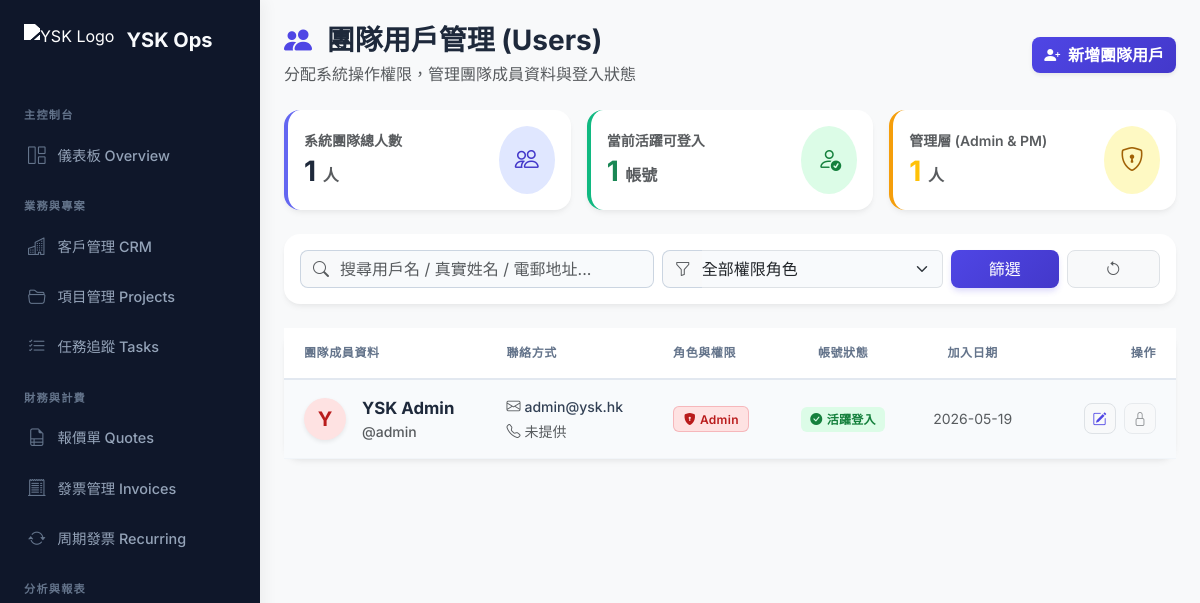
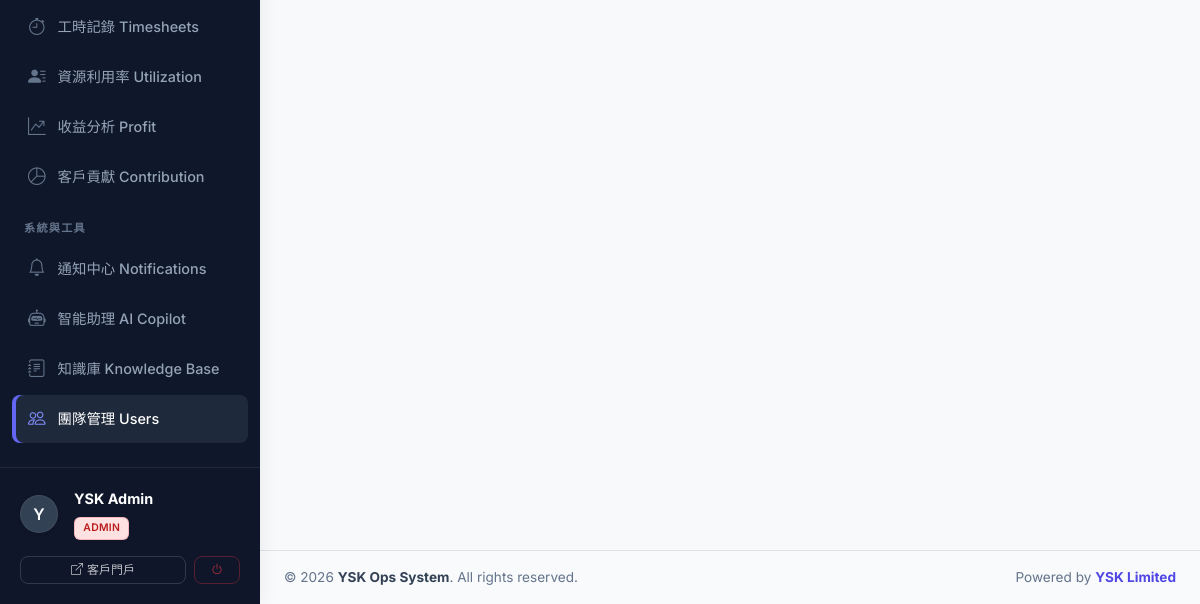
The app's page /users.php (signed in), older data (2 pictures, top to bottom).
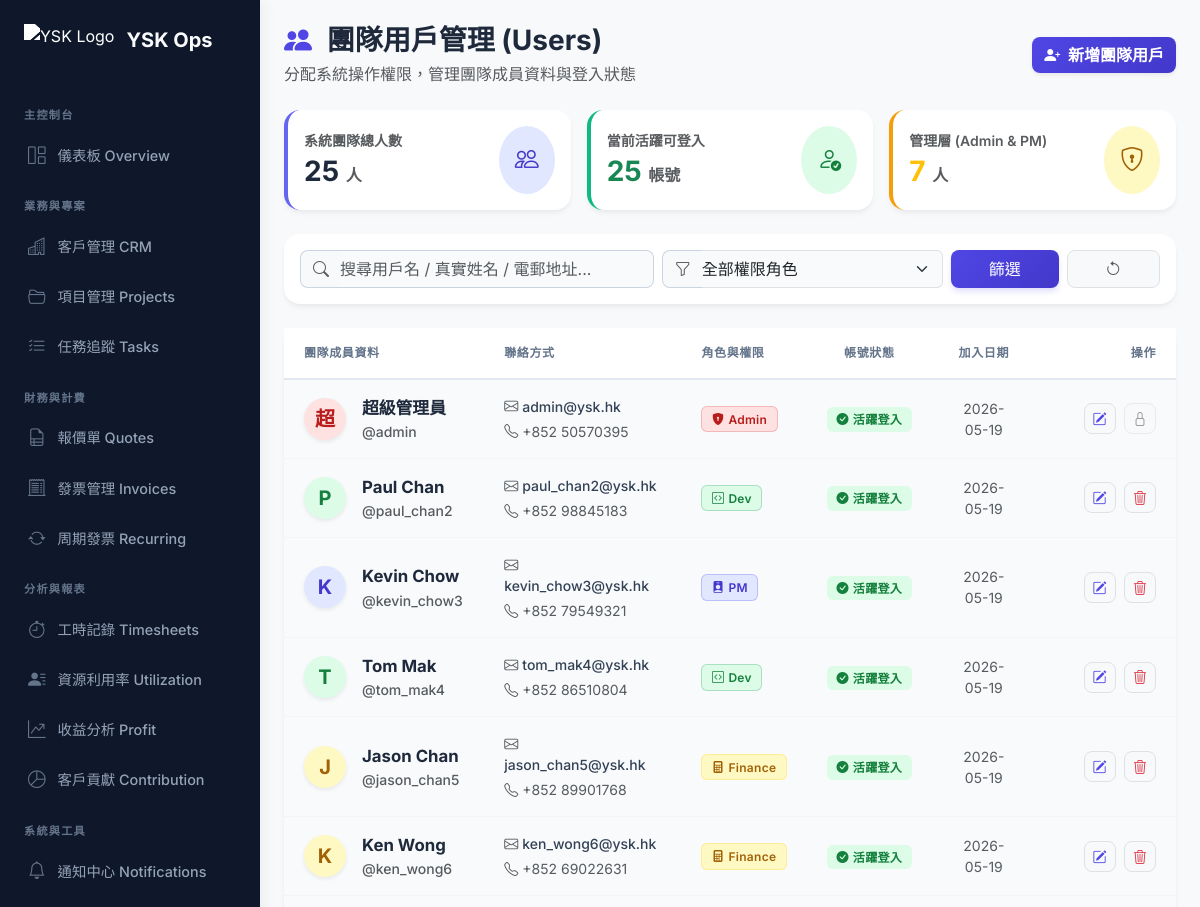
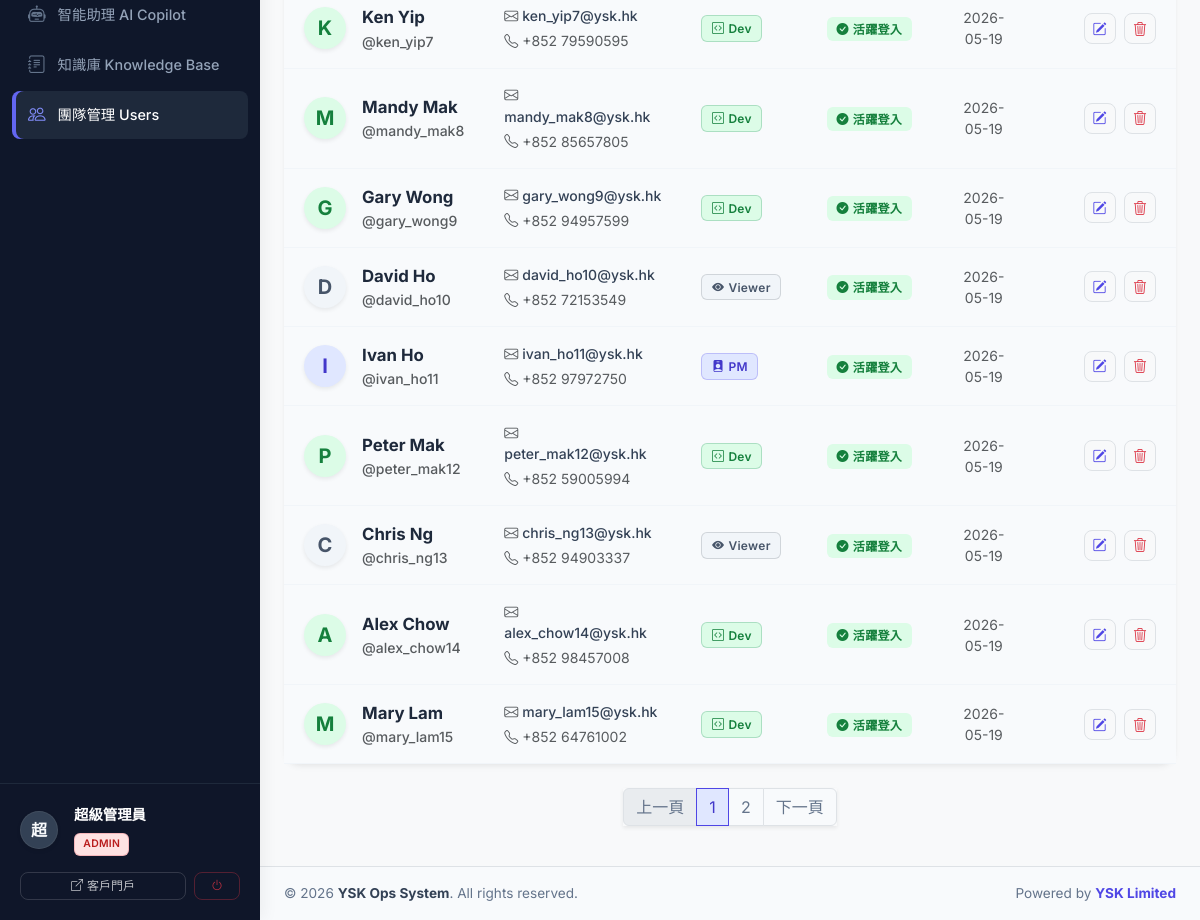
The same page, newer data (2 pictures, top to bottom).
### tables this page shows
CREATE TABLE users (
    id INT AUTO_INCREMENT PRIMARY KEY,
    username VARCHAR(50) UNIQUE NOT NULL,
    password_hash VARCHAR(255) NOT NULL,
    full_name VARCHAR(100) NOT NULL,
    email VARCHAR(100) UNIQUE NOT NULL,
    role ENUM('admin', 'pm', 'developer', 'finance', 'viewer') DEFAULT 'viewer',
    phone VARCHAR(20),
    avatar VARCHAR(255),
    is_active BOOLEAN DEFAULT TRUE,
    created_at TIMESTAMP DEFAULT CURRENT_TIMESTAMP,
    updated_at TIMESTAMP DEFAULT CURRENT_TIMESTAMP ON UPDATE CURRENT_TIMESTAMP
);

### includes/db.php (called while the page is built, shortened)
<?php
function get_db_connection() {
    static $pdo = null;
    if ($pdo === null) {
        try {
            $dsn = "mysql:host=" . DB_HOST . ";dbname=" . DB_NAME . ";charset=" . DB_CHAR;
            $pdo = new PDO($dsn, DB_USER, DB_PASS, [
                PDO::ATTR_ERRMODE => PDO::ERRMODE_EXCEPTION,
                PDO::ATTR_DEFAULT_FETCH_MODE => PDO::FETCH_ASSOC,
                PDO::ATTR_EMULATE_PREPARES => false,
            ]);
        } catch (PDOException $e) {
            die("Database connection failed: " . $e->getMessage() . "<br>Please check config.php and run database.sql first.");
        }
    }
    return $pdo;
}
function db_query($sql, $params = []) {
    $pdo = get_db_connection();
    $stmt = $pdo->prepare($sql);
    $stmt->execute($params);
    return $stmt;
}
function db_fetch_all($sql, $params = []) {
    return db_query($sql, $params)->fetchAll();
}
function db_fetch_one($sql, $params = []) {
    return db_query($sql, $params)->fetch();
}
?>

### users.php (the view, shortened to what the changed rows need)
<?php
require_once 'includes/db.php';
$search = trim($_GET['search'] ?? '');
$role_filter = $_GET['role'] ?? '';
$page = max(1, (int)($_GET['page'] ?? 1));
$per_page = 15;
$offset = ($page - 1) * $per_page;
$where_clauses = ["1=1"];
$params = [];
$where_sql = implode(" AND ", $where_clauses);
$stats_sql = "SELECT
                COUNT(*) as total_users,
                SUM(CASE WHEN is_active = 1 THEN 1 ELSE 0 END) as active_users,
                SUM(CASE WHEN role IN ('admin', 'pm') THEN 1 ELSE 0 END) as management_count
              FROM users";
$stats = db_fetch_one($stats_sql);
$total_count = db_fetch_one("SELECT COUNT(*) as total FROM users WHERE $where_sql", $params)['total'] ?? 0;
$total_pages = ceil($total_count / $per_page);
$users = db_fetch_all("SELECT * FROM users WHERE $where_sql ORDER BY is_active DESC, created_at DESC LIMIT $per_page OFFSET $offset", $params);
$roles = [
    'admin' => ['label' => '系統管理員 (Admin)', 'short' => 'Admin', 'color' => 'danger', 'icon' => 'bi-shield-lock-fill'],
    'pm' => ['label' => '項目經理 (PM)', 'short' => 'PM', 'color' => 'primary', 'icon' => 'bi-person-badge-fill'],
    'developer' => ['label' => '開發人員 (Dev)', 'short' => 'Dev', 'color' => 'success', 'icon' => 'bi-code-square'],
    'finance' => ['label' => '財務人員 (Finance)', 'short' => 'Finance', 'color' => 'warning', 'icon' => 'bi-calculator-fill'],
    'viewer' => ['label' => '查看者 (Viewer)', 'short' => 'Viewer', 'color' => 'secondary', 'icon' => 'bi-eye-fill']
];
?>
<?php include 'includes/header.php'; ?>
<div class="d-flex align-items-stretch" style="min-height: 100vh; width: 100%;">
    <?php include 'includes/sidebar.php'; ?>
    <div class="flex-grow-1 d-flex flex-column" style="background-color: #f8f9fa; min-width: 0;">
        <div class="p-3 p-md-4 flex-grow-1">
            <div class="d-flex flex-column flex-md-row justify-content-between align-items-md-center mb-4 gap-3">
                <div class="d-flex align-items-center">
                    <div>
                        <h2 class="h3 fw-bold mb-1 text-slate-800"><i class="bi bi-people-fill me-2 text-primary"></i> 團隊用戶管理 (Users)</h2>
                    </div>
                </div>
            </div>
            <div class="row g-3 mb-4">
                <div class="col-sm-4">
                    <div class="card border-0 shadow-sm h-100" style="border-left: 4px solid #6366f1 !important;">
                        <div class="card-body p-3 d-flex align-items-center justify-content-between">
                            <div>
                                <small class="text-muted d-block fw-semibold mb-1">系統團隊總人數</small>
                                <h3 class="fw-bold mb-0 text-slate-800"><?= (int)$stats['total_users'] ?> <span class="fs-6 text-muted font-normal">人</span></h3>
                            </div>
                        </div>
                    </div>
                </div>
                <div class="col-sm-4">
                    <div class="card border-0 shadow-sm h-100" style="border-left: 4px solid #10b981 !important;">
                        <div class="card-body p-3 d-flex align-items-center justify-content-between">
                            <div>
                                <small class="text-muted d-block fw-semibold mb-1">當前活躍可登入</small>
                                <h3 class="fw-bold mb-0 text-success"><?= (int)$stats['active_users'] ?> <span class="fs-6 text-muted font-normal">帳號</span></h3>
                            </div>
                        </div>
                    </div>
                </div>
                <div class="col-sm-4">
                    <div class="card border-0 shadow-sm h-100" style="border-left: 4px solid #f59e0b !important;">
                        <div class="card-body p-3 d-flex align-items-center justify-content-between">
                            <div>
                                <small class="text-muted d-block fw-semibold mb-1">管理層 (Admin & PM)</small>
                                <h3 class="fw-bold mb-0 text-warning"><?= (int)$stats['management_count'] ?> <span class="fs-6 text-muted font-normal">人</span></h3>
                            </div>
                        </div>
                    </div>
                </div>
            </div>
            <div class="card border-0 shadow-sm mb-4">
                <div class="card-body p-0">
                    <div class="table-responsive">
                        <table class="table table-hover align-middle mb-0">
                            <thead class="bg-light text-slate-600">
                                <tr>
                                    <th class="ps-4 py-3">團隊成員資料</th>
                                    <th class="py-3">聯絡方式</th>
                                    <th class="py-3">角色與權限</th>
                                    <th class="py-3 text-center">帳號狀態</th>
                                    <th class="py-3 text-center">加入日期</th>
                                    <th class="text-end pe-4 py-3" width="140">操作</th>
                                </tr>
                            </thead>
                            <tbody class="border-top-0">
                                <?php foreach ($users as $u):
                                    $r_info = $roles[$u['role']] ?? ['label' => $u['role'], 'short' => $u['role'], 'color' => 'secondary', 'icon' => 'bi-person'];
                                    $avatar_char = mb_substr($u['full_name'] ?? $u['username'], 0, 1, 'UTF-8');
                                ?>
                                <tr class="<?= $u['is_active'] ? '' : 'bg-light opacity-75' ?>">
                                    <td class="ps-4">
                                        <div class="d-flex align-items-center">
                                            <div class="bg-<?= $r_info['color'] ?> bg-opacity-10 text-<?= $r_info['color'] ?> rounded-circle d-flex align-items-center justify-content-center me-3 shadow-sm" style="width: 42px; height: 42px;">
                                                <span class="fw-bold fs-5"><?= htmlspecialchars(strtoupper($avatar_char)) ?></span>
                                            </div>
                                            <div>
                                                <div class="fw-bold text-slate-800" style="font-size: 1.05rem;"><?= htmlspecialchars($u['full_name'] ?? '') ?></div>
                                                <div class="small text-muted fw-medium">@<?= htmlspecialchars($u['username'] ?? '') ?></div>
                                            </div>
                                        </div>
                                    </td>
                                    <td>
                                        <div class="text-slate-700 fw-medium small"><i class="bi bi-envelope text-muted me-1"></i><?= htmlspecialchars($u['email'] ?? '') ?></div>
                                        <div class="small text-muted mt-1"><i class="bi bi-telephone me-1"></i><?= htmlspecialchars($u['phone'] ?: '未提供') ?></div>
                                    </td>
                                    <td>
                                        <span class="badge bg-<?= $r_info['color'] ?> bg-opacity-10 text-<?= $r_info['color'] ?> px-2 py-1 border border-<?= $r_info['color'] ?> border-opacity-25" title="<?= $r_info['label'] ?>">
                                            <i class="bi <?= $r_info['icon'] ?> me-1"></i><?= $r_info['short'] ?>
                                        </span>
                                    </td>
                                    <td class="text-center">
                                        <?php if ($u['is_active']): ?>
                                            <span class="badge bg-success bg-opacity-10 text-success px-2 py-1"><i class="bi bi-check-circle-fill me-1"></i>活躍登入</span>
                                        <?php else: ?>
                                            <span class="badge bg-secondary bg-opacity-10 text-secondary px-2 py-1"><i class="bi bi-dash-circle-fill me-1"></i>已停用</span>
                                        <?php endif; ?>
                                    </td>
                                    <td class="text-muted small text-center"><?= date('Y-m-d', strtotime($u['created_at'])) ?></td>
                                    <td class="text-end pe-4">
                                        <button class="btn btn-sm btn-light border text-primary me-1" data-bs-toggle="modal" data-bs-target="#editUserModal<?= $u['id'] ?>" title="編輯用戶資料">
                                            <i class="bi bi-pencil-square"></i>
                                        </button>
                                        <?php if ($u['id'] != $_SESSION['user_id']): ?>
                                        <form method="POST" class="d-inline" onsubmit="return confirm('警告：徹底刪除用戶可能會影響歷史工時、任務等關聯數據。\n強烈建議使用「編輯」將用戶設為「已停用」以保留數據。\n\n確定要強制徹底刪除此用戶嗎？')">
                                            <button type="submit" name="delete_user" class="btn btn-sm btn-light border text-danger" title="刪除"><i class="bi bi-trash3"></i></button>
                                        </form>
                                        <?php else: ?>
                                        <button class="btn btn-sm btn-light border text-muted disabled" title="無法刪除自己"><i class="bi bi-lock"></i></button>
                                        <?php endif; ?>
                                    </td>
                                </tr>
                                <?php endforeach; ?>
                            </tbody>
                        </table>
                    </div>
                </div>
            </div>
            <?php if ($total_pages > 1): ?>
            <div class="d-flex justify-content-center mt-4">
                <nav>
                    <ul class="pagination shadow-sm">
                        <li class="page-item <?= $page <= 1 ? 'disabled' : '' ?>">
                            <a class="page-link text-slate-500" href="?page=<?= $page-1 ?>&search=<?= urlencode($search) ?>&role=<?= $role_filter ?>">上一頁</a>
                        </li>
                        <?php for ($i = 1; $i <= $total_pages; $i++): ?>
                        <li class="page-item <?= $i == $page ? 'active' : '' ?>">
                            <a class="page-link <?= $i == $page ? 'bg-primary border-primary' : 'text-slate-500' ?>" href="?page=<?= $i ?>&search=<?= urlencode($search) ?>&role=<?= $role_filter ?>"><?= $i ?></a>
                        </li>
                        <?php endfor; ?>
                        <li class="page-item <?= $page >= $total_pages ? 'disabled' : '' ?>">
                            <a class="page-link text-slate-500" href="?page=<?= $page+1 ?>&search=<?= urlencode($search) ?>&role=<?= $role_filter ?>">下一頁</a>
                        </li>
                    </ul>
                </nav>
            </div>
            <?php endif; ?>
<?php include 'includes/footer.php'; ?>

### includes/sidebar.php (shortened to what the changed rows need)
<div id="sidebar" class="d-flex flex-column pb-0 no-print">
    <?php
        $user_name = $_SESSION['user']['full_name'] ?? 'User';
        $user_role = $_SESSION['user']['role'] ?? 'viewer';
        $avatar_char = mb_substr($user_name, 0, 1, 'UTF-8');
        $role_colors = [
            'admin' => 'danger',
            'pm' => 'primary',
            'developer' => 'success',
            'finance' => 'warning',
            'viewer' => 'secondary'
        ];
        $r_color = $role_colors[$user_role] ?? 'secondary';
    ?>
    <div class="sidebar-user-card no-print">
        <div class="d-flex align-items-center mb-3">
            <div class="sidebar-user-avatar me-3 shadow-sm border border-secondary border-opacity-25">
                <?= htmlspecialchars($avatar_char) ?>
            </div>
            <div class="overflow-hidden">
                <div class="text-white fw-bold text-truncate" style="font-size: 0.9rem;"><?= htmlspecialchars($user_name) ?></div>
                <div class="mt-1">
                    <span class="badge bg-<?= $r_color ?> bg-opacity-25 text-<?= $r_color ?> border border-<?= $r_color ?> border-opacity-25" style="font-size: 0.65rem; padding: 3px 6px;">
                    </span>
                </div>
            </div>
        </div>
    </div>
</div>

Row changes from the older to the newer data that the page shows:
changed users "admin": full_name "Y" → "超"; full_name "YSK Admin" → "超級管理員"; phone "未提供" → "+852 50570395"
added users: full_name "P", full_name "Paul Chan", username "paul_chan2", email "paul_chan2@ysk.hk", phone "+852 98845183", role "Dev", is_active 1 (drawn), created_at "2026-05-19"
added users: full_name "K", full_name "Kevin Chow", username "kevin_chow3", email "kevin_chow3@ysk.hk", phone "+852 79549321", role "PM", is_active 1 (drawn), created_at "2026-05-19"
added users: full_name "T", full_name "Tom Mak", username "tom_mak4", email "tom_mak4@ysk.hk", phone "+852 86510804", role "Dev", is_active 1 (drawn), created_at "2026-05-19"
added users: full_name "J", full_name "Jason Chan", username "jason_chan5", email "jason_chan5@ysk.hk", phone "+852 89901768", role "Finance", is_active 1 (drawn), created_at "2026-05-19"
added users: full_name "K", full_name "Ken Wong", username "ken_wong6", email "ken_wong6@ysk.hk", phone "+852 69022631", role "Finance", is_active 1 (drawn), created_at "2026-05-19"
added users: full_name "K", full_name "Ken Yip", username "ken_yip7", email "ken_yip7@ysk.hk", phone "+852 79590595", role "Dev", is_active 1 (drawn), created_at "2026-05-19"
added users: full_name "M", full_name "Mandy Mak", username "mandy_mak8", email "mandy_mak8@ysk.hk", phone "+852 85657805", role "Dev", is_active 1 (drawn), created_at "2026-05-19"
added users: full_name "G", full_name "Gary Wong", username "gary_wong9", email "gary_wong9@ysk.hk", phone "+852 94957599", role "Dev", is_active 1 (drawn), created_at "2026-05-19"
added users: full_name "D", full_name "David Ho", username "david_ho10", email "david_ho10@ysk.hk", phone "+852 72153549", role "Viewer", is_active 1 (drawn), created_at "2026-05-19"
added users: full_name "I", full_name "Ivan Ho", username "ivan_ho11", email "ivan_ho11@ysk.hk", phone "+852 97972750", role "PM", is_active 1 (drawn), created_at "2026-05-19"
added users: full_name "P", full_name "Peter Mak", username "peter_mak12", email "peter_mak12@ysk.hk", phone "+852 59005994", role "Dev", is_active 1 (drawn), created_at "2026-05-19"
added users: full_name "C", full_name "Chris Ng", username "chris_ng13", email "chris_ng13@ysk.hk", phone "+852 94903337", role "Viewer", is_active 1 (drawn), created_at "2026-05-19"
added users: full_name "A", full_name "Alex Chow", username "alex_chow14", email "alex_chow14@ysk.hk", phone "+852 98457008", role "Dev", is_active 1 (drawn), created_at "2026-05-19"
added users: full_name "M", full_name "Mary Lam", username "mary_lam15", email "mary_lam15@ysk.hk", phone "+852 64761002", role "Dev", is_active 1 (drawn), created_at "2026-05-19"
Text that changed along with them:
$avatar_char: "Y" → "超"
$user_name: "YSK Admin" → "超級管理員"
$stats['total_users']: "1" → "25"
$stats['active_users']: "1" → "25"
$stats['management_count']: "1" → "7"
text now shown: "上一頁 下一頁"
new list line: "1"
new list line: "2"
